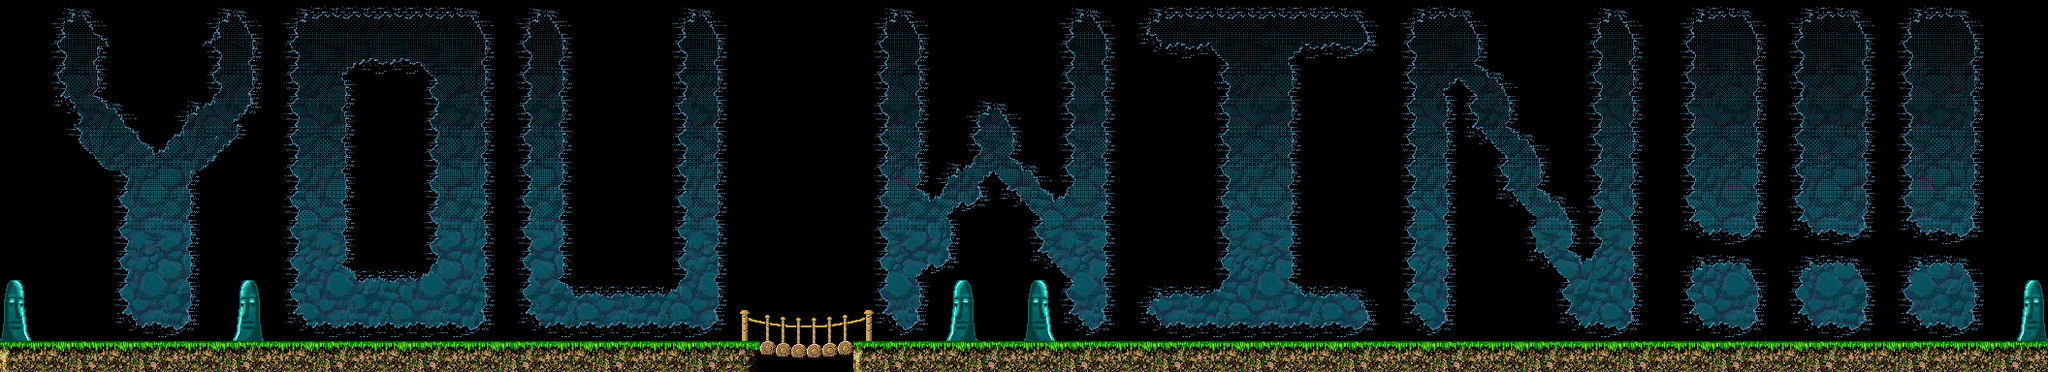

This game map was drawn from its Tiled (.tmx) file and the tilesets committed beside it. A one-line description and the trimmed map source follow:
An orthogonal 132x24 tile map with 16x16 px tiles, 5 tile layers (background, background2, platforms, exit, ...) and 1 object (playerSpawner).

<map version="1.2" tiledversion="1.3.1" orientation="orthogonal" renderorder="right-down" compressionlevel="0" width="132" height="24" tilewidth="16" tileheight="16" infinite="0" nextlayerid="8" nextobjectid="8">
 <editorsettings>
  <export target="level3.json" format="json" />
 </editorsettings>
 <tileset firstgid="1" name="mylevel1_tiles" tilewidth="16" tileheight="16" spacing="2" margin="1" tilecount="768" columns="16">
  <image source="mylevel1_tiles.png" width="288" height="864" />
 </tileset>
 <layer id="1" name="background" width="132" height="24">
  <data>[3168 cells, 3168 non-empty, 144 distinct tile ids]</data>
 </layer>
 <layer id="2" name="background2" width="132" height="24">
  <data>[3168 cells, 2869 non-empty, 44 distinct tile ids]</data>
 </layer>
 <objectgroup id="7" name="objects">
  <object id="7" name="playerSpawn" type="playerSpawner" x="40" y="324">
   <point />
  </object>
 </objectgroup>
 <layer id="3" name="platforms" width="132" height="24">
  <data>[3168 cells, 264 non-empty, 32 distinct tile ids]</data>
 </layer>
 <layer id="6" name="exit" width="132" height="24">
  <data>[3168 cells, 0 non-empty, 0 distinct tile ids]</data>
 </layer>
 <layer id="4" name="foreground" width="132" height="24">
  <data>[3168 cells, 60 non-empty, 36 distinct tile ids]</data>
 </layer>
</map>